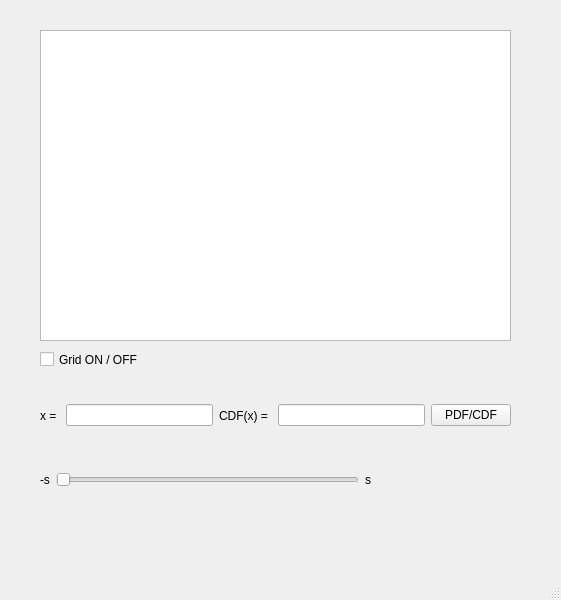
<?xml version="1.0" encoding="UTF-8"?>
<ui version="4.0">
 <class>MainWindow</class>
 <widget class="QMainWindow" name="MainWindow">
  <property name="geometry">
   <rect>
    <x>0</x>
    <y>0</y>
    <width>561</width>
    <height>600</height>
   </rect>
  </property>
  <property name="windowTitle">
   <string>MainWindow</string>
  </property>
  <widget class="QWidget" name="centralwidget">
   <widget class="QCheckBox" name="checkBox_Grid">
    <property name="geometry">
     <rect>
      <x>40</x>
      <y>350</y>
      <width>131</width>
      <height>19</height>
     </rect>
    </property>
    <property name="text">
     <string>Grid ON / OFF</string>
    </property>
   </widget>
   <widget class="QWidget" name="horizontalLayoutWidget">
    <property name="geometry">
     <rect>
      <x>40</x>
      <y>390</y>
      <width>471</width>
      <height>51</height>
     </rect>
    </property>
    <layout class="QHBoxLayout" name="horizontalLayout">
     <item>
      <widget class="QLabel" name="label">
       <property name="text">
        <string>x = </string>
       </property>
      </widget>
     </item>
     <item>
      <widget class="QLineEdit" name="lineEdit_x"/>
     </item>
     <item>
      <widget class="QLabel" name="label_2">
       <property name="text">
        <string>CDF(x) = </string>
       </property>
      </widget>
     </item>
     <item>
      <widget class="QLineEdit" name="lineEdit_cdfx"/>
     </item>
     <item>
      <widget class="QPushButton" name="pdfcdf">
       <property name="text">
        <string>PDF/CDF</string>
       </property>
      </widget>
     </item>
    </layout>
   </widget>
   <widget class="QWidget" name="horizontalLayoutWidget_2">
    <property name="geometry">
     <rect>
      <x>40</x>
      <y>440</y>
      <width>331</width>
      <height>80</height>
     </rect>
    </property>
    <layout class="QHBoxLayout" name="horizontalLayout_2">
     <item>
      <widget class="QLabel" name="label_3">
       <property name="text">
        <string>-s</string>
       </property>
      </widget>
     </item>
     <item>
      <widget class="QSlider" name="hSlider_x">
       <property name="orientation">
        <enum>Qt::Horizontal</enum>
       </property>
      </widget>
     </item>
     <item>
      <widget class="QLabel" name="label_4">
       <property name="text">
        <string>s</string>
       </property>
      </widget>
     </item>
    </layout>
   </widget>
   <widget class="PlotWidget" name="graphWidget">
    <property name="geometry">
     <rect>
      <x>40</x>
      <y>30</y>
      <width>471</width>
      <height>311</height>
     </rect>
    </property>
   </widget>
  </widget>
  <widget class="QMenuBar" name="menubar">
   <property name="geometry">
    <rect>
     <x>0</x>
     <y>0</y>
     <width>561</width>
     <height>25</height>
    </rect>
   </property>
  </widget>
  <widget class="QStatusBar" name="statusbar"/>
 </widget>
 <customwidgets>
  <customwidget>
   <class>PlotWidget</class>
   <extends>QGraphicsView</extends>
   <header location="global">pyqtgraph</header>
   <container>1</container>
  </customwidget>
 </customwidgets>
 <resources/>
 <connections/>
</ui>
